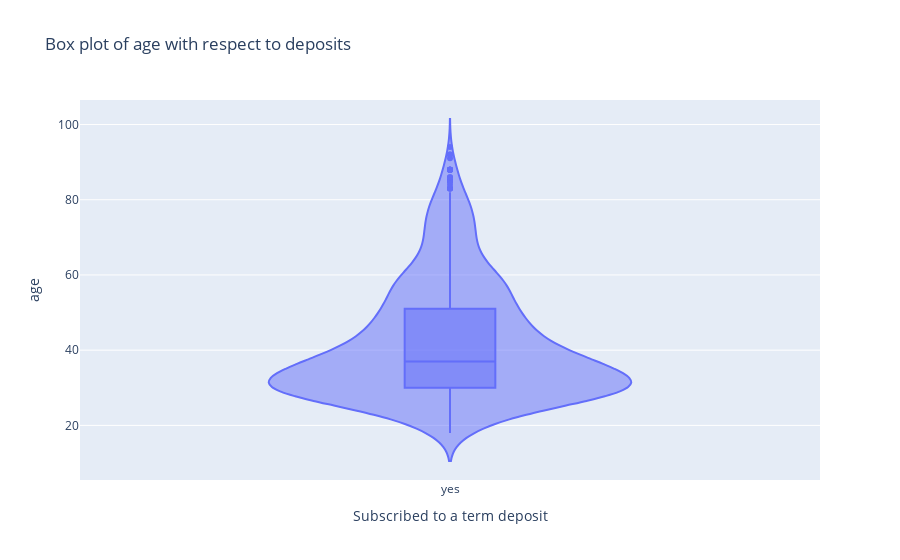

This figure's notebook cell:
### Code cell
fig = px.violin(Final_DF_sub, y="age", x = "Subscribed to a term deposit", box=True, title = 'Box plot of age with respect to deposits')
fig.show()

### Figure 1 — Plotly figure (JSON) as saved in the notebook; plotly's stock layout.template omitted (floating-point values rounded to 4 significant figures; data arrays with more than 128 entries replaced by an {"elided": "..."} marker saying what was removed)
{"data": [{"alignmentgroup": "True", "box": {"visible": true}, "hovertemplate": "Subscribed to a term deposit=%{x}<br>age=%{y}<extra></extra>", "legendgroup": "", "marker": {"color": "#636efa"}, "name": "", "offsetgroup": "", "orientation": "v", "scalegroup": "True", "showlegend": false, "type": "violin", "x": {"elided": "1572 str values"}, "x0": " ", "xaxis": "x", "y": {"elided": "1572 int values"}, "y0": " ", "yaxis": "y"}], "layout": {"legend": {"tracegroupgap": 0}, "title": {"text": "Box plot of age with respect to deposits"}, "violinmode": "group", "xaxis": {"anchor": "y", "domain": [0, 1], "title": {"text": "Subscribed to a term deposit"}}, "yaxis": {"anchor": "x", "domain": [0, 1], "title": {"text": "age"}}}}
